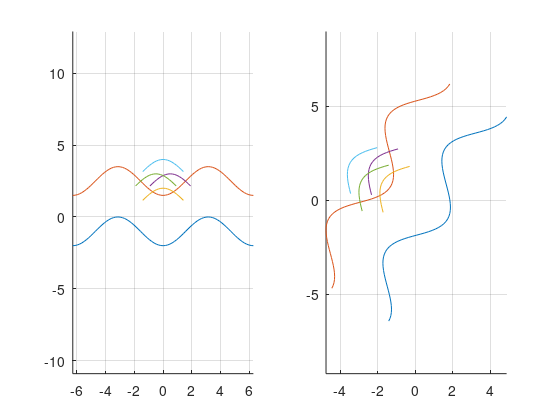
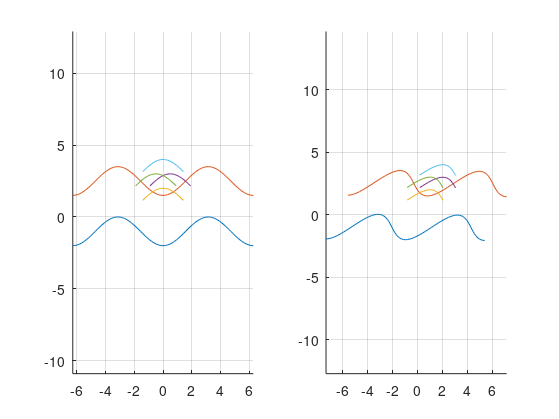
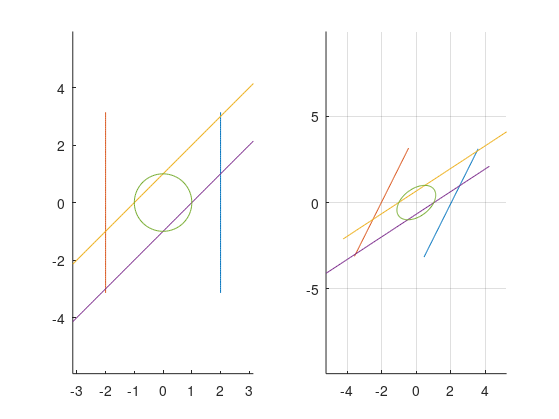
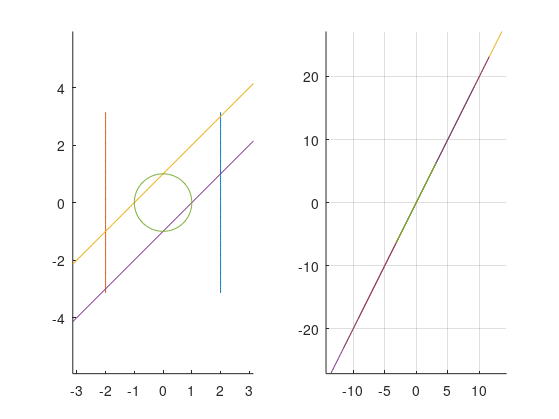

Write the MATLAB code that produced these figures, in order. (Note: this script raises an error after producing the figures.)
% Exercise 1 (1)
t=-2*pi:pi/20:2*pi;
p1=-cos(t)-1;p2=-cos(t)+2.5;
p3=cos(t(t<pi/2 & t>-pi/2))+1;p4=cos(t(t<pi/2 & t>-pi/2))+2;
h = figure;
subplot(1,2,1)
hold on
plot(t,p1);
plot(t,p2);
plot(t(t<pi/2 & t>-pi/2),p3);
plot(t(t<pi/2 & t>-pi/2)+0.5,p4)
plot(t(t<pi/2 & t>-pi/2)-0.5,p4)
plot(t(t<pi/2 & t>-pi/2),p4+1)
grid on
axis equal
hold off

al=pi/3;
A=[cos(al) -sin(al);sin(al) cos(al)];
subplot(1,2,2)
hold on
point1=[t;p1];
point1=A*point1;
plot(point1(1,:),point1(2,:));
point2=[t;p2];
point2=A*point2;
plot(point2(1,:),point2(2,:));
point3=[t(t<pi/2 & t>-pi/2);p3];
point3=A*point3;
plot(point3(1,:),point3(2,:));
point4=[t(t<pi/2 & t>-pi/2)+0.5;p4];
point4=A*point4;
plot(point4(1,:),point4(2,:));
point5=[t(t<pi/2 & t>-pi/2)-0.5;p4];
point5=A*point5;
plot(point5(1,:),point5(2,:));
point6=[t(t<pi/2 & t>-pi/2);p4+1];
point6=A*point6;
plot(point6(1,:),point6(2,:));
grid on
axis equal
hold off
set(h,'Units','Inches');
pos = get(h,'Position');
set(h,'PaperPositionMode','Auto','PaperUnits','Inches','PaperSize',[pos(3), pos(4)])
print('Ex11','-dpdf','-fillpage')

% Exercise 1 (2)
h=figure;
t=-2*pi:pi/20:2*pi;
p1=-cos(t)-1;p2=-cos(t)+2.5;
p3=cos(t(t<pi/2 & t>-pi/2))+1;p4=cos(t(t<pi/2 & t>-pi/2))+2;
subplot(1,2,1)
hold on
plot(t,p1);
plot(t,p2);
plot(t(t<pi/2 & t>-pi/2),p3);
plot(t(t<pi/2 & t>-pi/2)+0.5,p4)
plot(t(t<pi/2 & t>-pi/2)-0.5,p4)
plot(t(t<pi/2 & t>-pi/2),p4+1)
grid on
axis equal
hold off

A2=[1+0.01 0.5; -0.01 1-0.0001];
subplot(1,2,2)
hold on
point1=[t;p1];
point1=A2*point1;
plot(point1(1,:),point1(2,:));
point2=[t;p2];
point2=A2*point2;
plot(point2(1,:),point2(2,:));
point3=[t(t<pi/2 & t>-pi/2);p3];
point3=A2*point3;
plot(point3(1,:),point3(2,:));
point4=[t(t<pi/2 & t>-pi/2)+0.5;p4];
point4=A2*point4;
plot(point4(1,:),point4(2,:));
point5=[t(t<pi/2 & t>-pi/2)-0.5;p4];
point5=A2*point5;
plot(point5(1,:),point5(2,:));
point6=[t(t<pi/2 & t>-pi/2);p4+1];
point6=A2*point6;
plot(point6(1,:),point6(2,:));
grid on
axis equal
hold off
set(h,'Units','Inches');
pos = get(h,'Position');
set(h,'PaperPositionMode','Auto','PaperUnits','Inches','PaperSize',[pos(3), pos(4)])
print('Ex12','-dpdf','-fillpage')

% Exercise 1 (3)
t=-pi:pi/50:pi;
x1=repmat(2,1,length(t));
x2=repmat(-2,1,length(t));
y1=t;y2=t;
x3=t;x4=t;
y3=x3+1;y4=x4-1;
x5=cos(t);y5=sin(t);
h=figure;
subplot(1,2,1)
hold on 
plot(x1,y1);
plot(x2,y2);
plot(x3,y3);
plot(x4,y4);
plot(x5,y5);
axis equal
hold off

A2=[1+0.01 0.5; -0.01 1-0.0001];
subplot(1,2,2)
hold on
point1=[x1;y1];
point1=A2*point1;
plot(point1(1,:),point1(2,:));
point2=[x2;y2];
point2=A2*point2;
plot(point2(1,:),point2(2,:));
point3=[x3;y3];
point3=A2*point3;
plot(point3(1,:),point3(2,:));
point4=[x4;y4];
point4=A2*point4;
plot(point4(1,:),point4(2,:));
point5=[x5;y5];
point5=A2*point5;
plot(point5(1,:),point5(2,:));
grid on
axis equal
hold off
set(h,'Units','Inches');
pos = get(h,'Position');
set(h,'PaperPositionMode','Auto','PaperUnits','Inches','PaperSize',[pos(3), pos(4)])
print('Ex13','-dpdf','-fillpage')

h=figure;
t=-pi:pi/50:pi;
x1=repmat(2,1,length(t));
x2=repmat(-2,1,length(t));
y1=t;y2=t;
x3=t;x4=t;
y3=x3+1;y4=x4-1;
x5=cos(t);y5=sin(t);
subplot(1,2,1)
hold on 
plot(x1,y1);
plot(x2,y2);
plot(x3,y3);
plot(x4,y4);
plot(x5,y5);
axis equal
hold off

A3=[3 1; 6 2];
subplot(1,2,2)
hold on
point1=[x1;y1];
point1=A3*point1;
plot(point1(1,:),point1(2,:));
point2=[x2;y2];
point2=A3*point2;
plot(point2(1,:),point2(2,:));
point3=[x3;y3];
point3=A3*point3;
plot(point3(1,:),point3(2,:));
point4=[x4;y4];
point4=A3*point4;
plot(point4(1,:),point4(2,:));
point5=[x5;y5];
point5=A3*point5;
plot(point5(1,:),point5(2,:));
grid on
axis equal
hold off
set(h,'Units','Inches');
pos = get(h,'Position');
set(h,'PaperPositionMode','Auto','PaperUnits','Inches','PaperSize',[pos(3), pos(4)])
print('Ex14','-dpdf','-fillpage')

% Exercise 2
h=figure;
n=32;t=0:2*pi/n:2*pi;t2=0:2*pi/50:2*pi;
hold on
plot(cos(t),sin(t),'.','MarkerSize',10)
plot(cos(t2),sin(t2))
plot([zeros(1,length(t));1.5*cos(t)],[zeros(1,length(t));1.5*sin(t)],'-r')
A=[2 -1; -1 1+1];
points=A*[cos(t);sin(t)];
plot(points(1,:),points(2,:),'.','MarkerSize',10)
plot([cos(t);points(1,:)],[sin(t);points(2,:)],'-g')
axis([-2.5,2.5,-2.5,2.5])
axis equal
hold off
set(h,'Units','Inches');
pos = get(h,'Position');
set(h,'PaperPositionMode','Auto','PaperUnits','Inches','PaperSize',[pos(3), pos(4)])
print('Ex2','-dpdf','-fillpage')

% Exercise 3
h=figure;
t=-2*pi:pi/20:2*pi;
p1=-cos(t)-1;p2=-cos(t)+2.5;
p3=cos(t(t<pi/2 & t>-pi/2))+1;p4=cos(t(t<pi/2 & t>-pi/2))+2;
subplot(1,2,1)
hold on
plot(t,p1);
plot(t,p2);
plot(t(t<pi/2 & t>-pi/2),p3);
plot(t(t<pi/2 & t>-pi/2)+0.5,p4)
plot(t(t<pi/2 & t>-pi/2)-0.5,p4)
plot(t(t<pi/2 & t>-pi/2),p4+1)
[X,Y] = meshgrid(-15:1:15, -15:1:15);
X = X(:);
Y = Y(:);
plot(X,Y,'k:','MarkerSize',0.001);
axis equal
axis([-10,10,-10,10])
hold off

A2=[2 -1; -1 1+1];
subplot(1,2,2)
hold on
point1=[t;p1];
point1=A2*point1;
plot(point1(1,:),point1(2,:));
point2=[t;p2];
point2=A2*point2;
plot(point2(1,:),point2(2,:));
point3=[t(t<pi/2 & t>-pi/2);p3];
point3=A2*point3;
plot(point3(1,:),point3(2,:));
point4=[t(t<pi/2 & t>-pi/2)+0.5;p4];
point4=A2*point4;
plot(point4(1,:),point4(2,:));
point5=[t(t<pi/2 & t>-pi/2)-0.5;p4];
point5=A2*point5;
plot(point5(1,:),point5(2,:));
point6=[t(t<pi/2 & t>-pi/2);p4+1];
point6=A2*point6;
plot(point6(1,:),point6(2,:));
theta = pi/4;
rot = [cos(theta) -sin(theta); sin(theta) cos(theta)]; %// Define rotation matrix
rotate_val = rot*[X Y].'; %// Rotate each of the points
X_rotate = rotate_val(1,:); %// Separate each rotated dimension
Y_rotate = rotate_val(2,:);
plot(X_rotate, Y_rotate, 'k:','MarkerSize',0.001);
axis equal
axis([-10,10,-10,10])
hold off
set(h,'Units','Inches');
pos = get(h,'Position');
set(h,'PaperPositionMode','Auto','PaperUnits','Inches','PaperSize',[pos(3), pos(4)])
print('Ex3','-dpdf','-fillpage')

% Exercise 4 (1)
h=figure;
n=200;x=-1+2*rand(1,n);y=-1+2*rand(1,n);
P1=[x;y];
A=[2 -1; -1 1+1];
plot(P1(1,:),P1(2,:),'r.')
hold on
Pt=P1;
k=3;
for i=1:k
    Pt=A*Pt;
    plot(Pt(1,:),Pt(2,:),'b.')
end
hold off
set(h,'Units','Inches');
pos = get(h,'Position');
set(h,'PaperPositionMode','Auto','PaperUnits','Inches','PaperSize',[pos(3), pos(4)])
print('Ex411','-dpdf','-fillpage')

h=figure;
n=200;x=-1+2*rand(1,n);y=-1+2*rand(1,n);
P1=[x;y];
A=[2 -1; -1 1+1];
plot(P1(1,:),P1(2,:),'r.')
hold on
Pt=P1;
k=10;
for i=1:k
    Pt=A\Pt;
    plot(Pt(1,:),Pt(2,:),'b.')
end
hold off
set(h,'Units','Inches');
pos = get(h,'Position');
set(h,'PaperPositionMode','Auto','PaperUnits','Inches','PaperSize',[pos(3), pos(4)])
print('Ex412','-dpdf','-fillpage')

% Exercise 4 (2)
n=100;A4=100.*rand(n);
Y0=repmat(1/n,n,1);Y=Y0;
N=1000000;
for i=1:N
    Y=A4*Y;
    Y=Y./norm(Y,1);
end
norm(Y-Y0)<0.01

% Exercise 5
h=figure;
x=-5:0.1:5;
y=2*x-1;
x_p=x./(x-1);y_p=y./(y-1);
subplot(1,2,1)
hold on
plot(x,y)
plot(x,y+1)
plot(x,y-1)
hold off
subplot(1,2,2)
hold on
plot(x_p,y_p)
plot(x_p,(y+1)./y)
plot(x_p,(y-1)./(y-2))
hold off

t=0:2*pi/35:2*pi;
% t=t(t~=0 & t~=pi/2 & t~=pi & t~=3*pi/2 & t~=2*pi);
subplot(1,2,1)
hold on
plot(cos(t),sin(t))
plot(0.75*cos(t),0.75*sin(t))
plot(1.25*cos(t),1.25*sin(t))
axis equal
axis([-1.5,1.5,-1.5,1.5])
hold off
subplot(1,2,2)
hold on
plot(cos(t)./(cos(t)-1),sin(t)./(sin(t)-1))
plot(0.75*cos(t)./(0.75*cos(t)-1),0.75*sin(t)./(0.75*sin(t)-1))
plot(1.25*cos(t)./(1.25*cos(t)-1),1.25*sin(t)./(1.25*sin(t)-1))
axis equal
axis([-40,40,-40,40])
hold off
set(h,'Units','Inches');
pos = get(h,'Position');
set(h,'PaperPositionMode','Auto','PaperUnits','Inches','PaperSize',[pos(3), pos(4)])
print('Ex5','-dpdf','-fillpage')

% Exercise 6 (1)
h=figure;
al=0.1;
ch=(exp(al)+exp(-al))/2;sh=(exp(al)-exp(-al))/2;
hold on
t=0:2*pi/100:2*pi;
subplot(1,2,1)
plot(cos(t),sin(t))
axis equal
subplot(1,2,2)
plot((cos(t)*ch+sh)./(cos(t)*sh+ch),sin(t)./(cos(t)*sh+ch))
axis equal
set(h,'Units','Inches');
pos = get(h,'Position');
set(h,'PaperPositionMode','Auto','PaperUnits','Inches','PaperSize',[pos(3), pos(4)])
print('Ex61','-dpdf','-fillpage')

% Exercise 6 (2)
h=figure;
al=0.1;
ch=(exp(al)+exp(-al))/2;sh=(exp(al)-exp(-al))/2;
hold on
t=0:2*pi/50:2*pi;
plot(cos(t),sin(t))
plot([-1,1],[0,0],'-g')
plot(0,0,'r.')
x_M=0;y_M=0;k=100;
for i=1:k
    x_M=(x_M*ch+sh)/(x_M*sh+ch);
    y_M=y_M/(x_M*sh+ch);
    plot(x_M,y_M,'r.')
end
axis equal
hold off
set(h,'Units','Inches');
pos = get(h,'Position');
set(h,'PaperPositionMode','Auto','PaperUnits','Inches','PaperSize',[pos(3), pos(4)])
print('Ex62','-dpdf','-fillpage')

% Exercise 6 (3)
h=figure;
n=7;theta=0:2*pi/50:2*pi;t=0:2*pi/n:2*pi;
plot(cos(theta),sin(theta))
hold on
plot([zeros(1,length(t));cos(t)],[zeros(1,length(t));sin(t)],'-g')
x_M=(0*ch+sh)/(0*sh+ch);y_M=0;
plot(x_M,y_M,'r.')
plot([repmat(x_M,1,length(t));cos(t)],[repmat(y_M,1,length(t));sin(t)],'-k')
hold off
set(h,'Units','Inches');
pos = get(h,'Position');
set(h,'PaperPositionMode','Auto','PaperUnits','Inches','PaperSize',[pos(3), pos(4)])
print('Ex63','-dpdf','-fillpage')

% Exercise 7 (1)
h=figure;
f=@(z) (2*z+1)./(z+2);
t=0:2*pi/50:2*pi;
subplot(1,2,1)
hold on
plot(cos(t),sin(t))
x=-1:0.01:1;
plot(x,x+1)
axis equal
hold off
subplot(1,2,2)
z1=cos(t)+1i*sin(t);
z2=x+1i*(x+1);
hold on
plot(f(z1))
plot(f(z2))
axis equal
hold off
set(h,'Units','Inches');
pos = get(h,'Position');
set(h,'PaperPositionMode','Auto','PaperUnits','Inches','PaperSize',[pos(3), pos(4)])
print('Ex71','-dpdf','-fillpage')

% Exercise 7 (2)
h=figure;
f2=@(z) z.^2;
y_p=-2:0.01:2;
x1=repmat(-1,1,length(y_p));
x2=repmat(0.5,1,length(y_p));
x3=repmat(2,1,length(y_p));
x_p=-2:0.01:2;
y1=repmat(-1,1,length(x_p));
y2=repmat(0.5,1,length(x_p));
y3=repmat(2,1,length(x_p));
subplot(1,2,1)
hold on
plot(x1,y_p)
plot(x2,y_p)
plot(x3,y_p)
plot(x_p,y1)
plot(x_p,y2)
plot(x_p,y3)
hold off
subplot(1,2,2)
hold on
z1=x1+1i*y_p;
plot(f2(z1))
z2=x2+1i*y_p;
plot(f2(z2))
z3=x3+1i*y_p;
plot(f2(z3))
z4=x_p+1i*y1;
plot(f2(z4))
z5=x_p+1i*y2;
plot(f2(z5))
z6=x_p+1i*y3;
plot(f2(z6))
hold off
set(h,'Units','Inches');
pos = get(h,'Position');
set(h,'PaperPositionMode','Auto','PaperUnits','Inches','PaperSize',[pos(3), pos(4)])
print('Ex72','-dpdf','-fillpage')

% Exercise 7 (3)
h=figure;
f1=@(z) (z+1)./(z-1);f2=@(z) ((z+1)./(z-1)).^2;
x1=-5:0.1:-1.1;
y1=zeros(1,length(x1));
t=0:pi/50:pi;
x2=cos(t);y2=sin(t);
x3=1.1:0.1:5;
y3=zeros(1,length(x3));
subplot(1,3,1)
hold on
plot(x1,y1)
plot(x2,y2)
plot(x3,y3)
axis equal
hold off
subplot(1,3,2)
z1=x1+1e-20i*y1;
z2=x2+1i*y2;
z3=x3+1e-20i*y3;
hold on
plot(f1(z1))
plot(f1(z2))
plot(f1(z3))
axis equal
hold off
subplot(1,3,3)
hold on
plot(f2(z1))
plot(f2(z2))
plot(f2(z3))
axis equal
hold off
set(h,'Units','Inches');
pos = get(h,'Position');
set(h,'PaperPositionMode','Auto','PaperUnits','Inches','PaperSize',[pos(3), pos(4)])
print('Ex73','-dpdf','-fillpage')

% Exercise 8 (1)
h=figure;
t=0:pi/50:2*pi;n=5;
f=@(z) z.^n+6*z.^2+5*z+7;
f1=@(z) z.^n;
Roots=roots([1 0 0 6 5 7]);
subplot(1,2,1)
hold on
plot(cos(t),sin(t))
plot(norm(Roots(1))*cos(t),norm(Roots(1))*sin(t))
axis equal
hold off
subplot(1,2,2)
z_p=cos(t)+1i*sin(t);
z_p2=norm(Roots(1))*cos(t)+1i*norm(Roots(1))*sin(t);
hold on
plot(f(z_p))
plot(f(z_p2))
plot(f1(z_p2))
axis equal
grid on
hold off
set(h,'Units','Inches');
pos = get(h,'Position');
set(h,'PaperPositionMode','Auto','PaperUnits','Inches','PaperSize',[pos(3), pos(4)])
print('Ex81','-dpdf','-fillpage')

% Exercise 8 (2)
h=figure;
k=10;t=0:pi/100:2*pi;subplot(1,2,1)
hold on
for i=1:k
    plot(cos(t)/i,sin(t)/i)
end
axis equal
hold off
subplot(1,2,2)
hold on
for i=1:k
    z_pp=1.5*cos(t)/i+1i*1.5*sin(t)/i;
    plot(f(z_pp))
end
axis equal
grid on
hold off
set(h,'Units','Inches');
pos = get(h,'Position');
set(h,'PaperPositionMode','Auto','PaperUnits','Inches','PaperSize',[pos(3), pos(4)])
print('Ex82','-dpdf','-fillpage')

% Exercise 8 (3)
h=figure;
rl=10;rr=0;t=0:pi/100:2*pi;
while abs(rl-rr)>1e-5
    rmid=(rl+rr)/2;
    z_pm=rmid*cos(t)+1i*rmid*sin(t);
    fm=f(z_pm);
    [sortm,sortinm]=sort(abs(imag(fm)));
    first6=sortinm(1:6);
    rem=fm(first6);
    [~,index]=min(abs(real(rem)));
    rem=real(rem(index));
    if rem>0
        rr=rmid;
    else
        rl=rmid;
    end
end
rop=rr

syms a
x=real(f(rop*(cos(a)+i*sin(a))));
y=imag(f(rop*(cos(a)+i*sin(a))));
hold on
plot(t,subs(x,a,t))
plot(t,subs(y,a,t))
hold off
phi=vpasolve(x==0,a,[0,2*pi])
set(h,'Units','Inches');
pos = get(h,'Position');
set(h,'PaperPositionMode','Auto','PaperUnits','Inches','PaperSize',[pos(3), pos(4)])
print('Ex83','-dpdf','-fillpage')